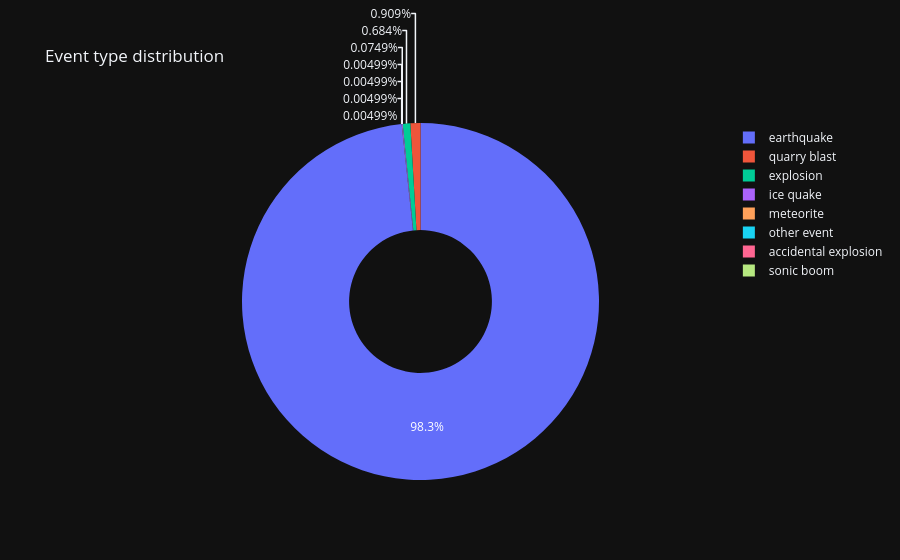

Write notebook code for a chart like this one.
### Code cell
fig_pie=px.pie(
    Rate_of_event_type,
    values="count",
    names="event_type",
    title="Event type distribution",
    template='plotly_dark',
    hole=.4
)
fig_pie.show()

### Figure 1 — Plotly figure (JSON) as saved in the notebook; plotly's stock layout.template omitted (floating-point values rounded to 4 significant figures)
{"data": [{"domain": {"x": [0, 1], "y": [0, 1]}, "hole": 0.4, "hovertemplate": "event_type=%{label}<br>count=%{value}<extra></extra>", "labels": ["earthquake", "quarry blast", "explosion", "ice quake", "meteorite", "other event", "accidental explosion", "sonic boom"], "legendgroup": "", "name": "", "showlegend": true, "type": "pie", "values": [19688, 182, 137, 15, 1, 1, 1, 1]}], "layout": {"legend": {"tracegroupgap": 0}, "title": {"text": "Event type distribution"}}}
